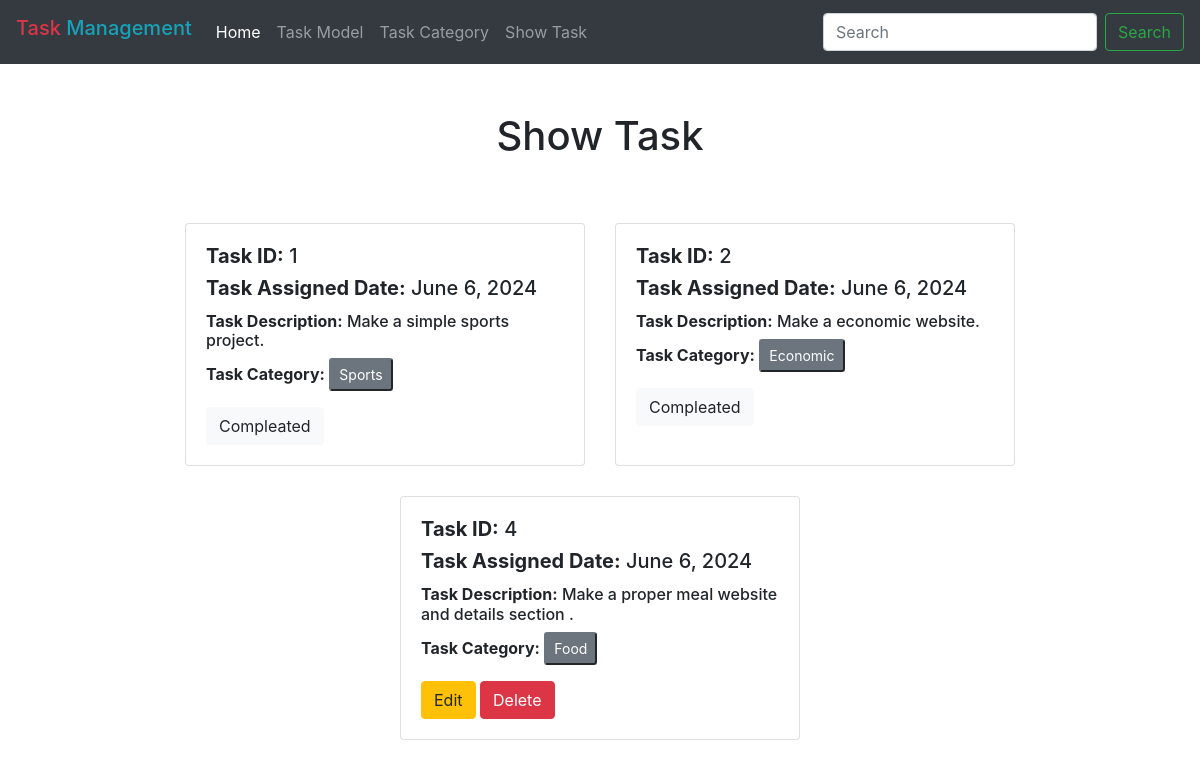
Page /show/ on the committed database.
### task_model/models.py (models this page shows, shortened)
class TaskModel(models.Model):
    taskTitle = models.CharField(max_length=100)
    taskDescription = models.TextField()
    is_completed = models.BooleanField(default=False)
    taskAssignDate = models.DateField(default=date.today)

### task_category/models.py (models this page shows, shortened)
class TaskCategory(models.Model):
    categoryName = models.CharField(max_length=100)
    task = models.ManyToManyField(TaskModel,related_name='categories')

### task_management/views.py (the view)
# urls.py: path('show/', views.show,name='showtaskpage'),
def show(request):
    data = TaskModel.objects.prefetch_related('categories').all()
    return render(request,'show.html',{'data':data})

### templates/show.html
{% extends "base.html" %}
{% block content %}
        <h1 class="text-center m-5">Show Task</h1>
        <div class="d-flex flex-wrap justify-content-center " >
            {% for t in data %}
                <div class="card" style="width: 25rem;margin: 15px;">
                        <div class="card-body">
                        <h5 ><strong>Task ID:</strong> {{t.id}}</h5>
                        <h5 class="card-title"><strong>Task Assigned Date:</strong> {{t.taskAssignDate}}</h5>
                        <h6 class="card-title mb-2 "><strong>Task Description:</strong> {{t.taskDescription}}</h6>
                        {%for cat in t.categories.all%}
                                <p class="card-text"><strong>Task Category:</strong>  <button class="btn-sm btn-secondary" disabled>{{cat.categoryName}}</button></p>
                        {%endfor%}
                        {% if t.is_completed is True%}
                                <a href="#" class="btn btn-light">Compleated</a>
                        {% else %}
                                <a href="{% url 'editpage' t.id %}" class="btn btn-warning">Edit</a>
                                <a href="{% url 'deletepage' t.id %}" class="btn btn-danger">Delete</a>
                        {% endif %}
                        </div>
                </div>
            {% endfor %}
        </div>
{% endblock content %}

### templates/base.html (shortened to what this page needs)
<!doctype html>
<html lang="en">
  <head>
    <link rel="stylesheet" href="https://cdn.jsdelivr.net/npm/bootstrap@4.0.0/dist/css/bootstrap.min.css">
  </head>
  <body>
    <nav class="navbar navbar-expand-lg navbar-dark bg-dark">
        <h1 class="navbar-brand text-danger fw-bolder">Task <span class="text-info">Management</span></h1>
        <div class="collapse navbar-collapse" id="navbarSupportedContent">
          <ul class="navbar-nav mr-auto">
            <li class="nav-item active">
              <a class="nav-link" href="{% url 'homepage' %}">Home <span class="sr-only">(current)</span></a>
            </li>
            <li class="nav-item">
              <a class="nav-link" href="{% url 'taskmodelpage' %}">Task Model</a>
            </li>
            <li class="nav-item">
              <a class="nav-link" href="{% url 'taskcategorypage' %}">Task Category</a>
            </li>
            <li class="nav-item">
              <a class="nav-link" href="{% url 'showtaskpage' %}">Show Task</a>
            </li>
          </ul>
          <form class="form-inline my-2 my-lg-0">
            <input class="form-control mr-sm-2" type="search" placeholder="Search" aria-label="Search">
            <button class="btn btn-outline-success my-2 my-sm-0" type="submit">Search</button>
          </form>
        </div>
      </nav>
    {% block content %}
    {% endblock content %}
  </body>
</html>

### rows in the picture
TaskModel: id "1", taskAssignDate "June 6, 2024", taskDescription "Make a simple sports project.", is_completed "Compleated"
TaskCategory: categoryName "Sports"
TaskModel: id "2", taskAssignDate "June 6, 2024", taskDescription "Make a economic website.", is_completed "Compleated"
TaskCategory: categoryName "Economic"
TaskModel: id "4", taskAssignDate "June 6, 2024", taskDescription "Make a proper meal website and details section .", is_completed "Edit"
TaskCategory: categoryName "Food"
